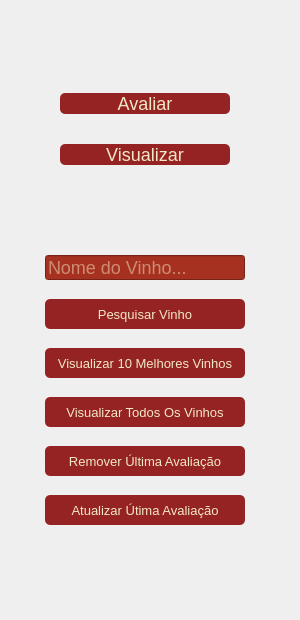
    <widget class="QWidget" name="page_visualizar">
     <widget class="QWidget" name="layoutWidget_2">
      <property name="geometry">
       <rect>
        <x>0</x>
        <y>0</y>
        <width>291</width>
        <height>611</height>
       </rect>
      </property>
      <layout class="QGridLayout" name="gridLayout" rowstretch="3,7">
       <item row="0" column="0">
        <layout class="QVBoxLayout" name="menu_btn">
         <property name="spacing">
          <number>30</number>
         </property>
         <property name="leftMargin">
          <number>30</number>
         </property>
         <property name="topMargin">
          <number>9</number>
         </property>
         <property name="rightMargin">
          <number>30</number>
         </property>
         <item>
          <widget class="QPushButton" name="avaliar_btn_visualizar">
           <property name="font">
            <font>
             <pointsize>-1</pointsize>
            </font>
           </property>
           <property name="styleSheet">
            <string notr="true">QPushButton{
margin-botton: 15px;
border-radius:5px;
color: #F2E8C6;
background-color: #952323;
font-size: 18px
}</string>
           </property>
           <property name="text">
            <string>Avaliar</string>
           </property>
          </widget>
         </item>
         <item>
          <widget class="QPushButton" name="visualizar_btn_visualizar">
           <property name="palette">
            <palette>
             <active>
              <colorrole role="WindowText">
               <brush brushstyle="SolidPattern">
                <color alpha="255">
                 <red>242</red>
                 <green>232</green>
                 <blue>198</blue>
                </color>
               </brush>
              </colorrole>
              <colorrole role="Button">
               <brush brushstyle="SolidPattern">
                <color alpha="255">
                 <red>149</red>
                 <green>35</green>
                 <blue>35</blue>
                </color>
               </brush>
              </colorrole>
              <colorrole role="Text">
               <brush brushstyle="SolidPattern">
                <color alpha="255">
                 <red>242</red>
                 <green>232</green>
                 <blue>198</blue>
                </color>
               </brush>
              </colorrole>
              <colorrole role="ButtonText">
               <brush brushstyle="SolidPattern">
                <color alpha="255">
                 <red>242</red>
                 <green>232</green>
                 <blue>198</blue>
                </color>
               </brush>
              </colorrole>
              <colorrole role="Base">
               <brush brushstyle="SolidPattern">
                <color alpha="255">
                 <red>149</red>
                 <green>35</green>
                 <blue>35</blue>
                </color>
               </brush>
              </colorrole>
              <colorrole role="Window">
               <brush brushstyle="SolidPattern">
                <color alpha="255">
                 <red>149</red>
                 <green>35</green>
                 <blue>35</blue>
                </color>
               </brush>
              </colorrole>
             </active>
             <inactive>
              <colorrole role="WindowText">
               <brush brushstyle="SolidPattern">
                <color alpha="255">
                 <red>242</red>
                 <green>232</green>
                 <blue>198</blue>
                </color>
               </brush>
              </colorrole>
              <colorrole role="Button">
               <brush brushstyle="SolidPattern">
                <color alpha="255">
                 <red>149</red>
                 <green>35</green>
                 <blue>35</blue>
                </color>
               </brush>
              </colorrole>
              <colorrole role="Text">
               <brush brushstyle="SolidPattern">
                <color alpha="255">
                 <red>242</red>
                 <green>232</green>
                 <blue>198</blue>
                </color>
               </brush>
              </colorrole>
              <colorrole role="ButtonText">
               <brush brushstyle="SolidPattern">
                <color alpha="255">
                 <red>242</red>
                 <green>232</green>
                 <blue>198</blue>
                </color>
               </brush>
              </colorrole>
              <colorrole role="Base">
               <brush brushstyle="SolidPattern">
                <color alpha="255">
                 <red>149</red>
                 <green>35</green>
                 <blue>35</blue>
                </color>
               </brush>
              </colorrole>
              <colorrole role="Window">
               <brush brushstyle="SolidPattern">
                <color alpha="255">
                 <red>149</red>
                 <green>35</green>
                 <blue>35</blue>
                </color>
               </brush>
              </colorrole>
             </inactive>
             <disabled>
              <colorrole role="WindowText">
               <brush brushstyle="SolidPattern">
                <color alpha="255">
                 <red>242</red>
                 <green>232</green>
                 <blue>198</blue>
                </color>
               </brush>
              </colorrole>
              <colorrole role="Button">
               <brush brushstyle="SolidPattern">
                <color alpha="255">
                 <red>149</red>
                 <green>35</green>
                 <blue>35</blue>
                </color>
               </brush>
              </colorrole>
              <colorrole role="Text">
               <brush brushstyle="SolidPattern">
                <color alpha="255">
                 <red>242</red>
                 <green>232</green>
                 <blue>198</blue>
                </color>
               </brush>
              </colorrole>
              <colorrole role="ButtonText">
               <brush brushstyle="SolidPattern">
                <color alpha="255">
                 <red>242</red>
                 <green>232</green>
                 <blue>198</blue>
                </color>
               </brush>
              </colorrole>
              <colorrole role="Base">
               <brush brushstyle="SolidPattern">
                <color alpha="255">
                 <red>149</red>
                 <green>35</green>
                 <blue>35</blue>
                </color>
               </brush>
              </colorrole>
              <colorrole role="Window">
               <brush brushstyle="SolidPattern">
                <color alpha="255">
                 <red>149</red>
                 <green>35</green>
                 <blue>35</blue>
                </color>
               </brush>
              </colorrole>
             </disabled>
            </palette>
           </property>
           <property name="font">
            <font>
             <pointsize>-1</pointsize>
            </font>
           </property>
           <property name="styleSheet">
            <string notr="true">QPushButton{
margin-botton: 15px;
border-radius:5px;
color: #F2E8C6;
background-color: #952323;
font-size: 18px
}</string>
           </property>
           <property name="text">
            <string>Visualizar</string>
           </property>
          </widget>
         </item>
        </layout>
       </item>
       <item row="1" column="0">
        <layout class="QGridLayout" name="gridLayout_4" rowstretch="0,0,0,0,0,0,0,0" columnstretch="9" columnminimumwidth="9">
         <property name="sizeConstraint">
          <enum>QLayout::SetDefaultConstraint</enum>
         </property>
         <property name="leftMargin">
          <number>15</number>
         </property>
         <property name="rightMargin">
          <number>15</number>
         </property>
         <property name="verticalSpacing">
          <number>19</number>
         </property>
         <item row="0" column="0">
          <widget class="QLineEdit" name="input_nome">
           <property name="maximumSize">
            <size>
             <width>200</width>
             <height>25</height>
            </size>
           </property>
           <property name="styleSheet">
            <string notr="true">QLineEdit{
margin-botton: 15px;
color: #F2E8C6;
background-color: #A73121;
font-size: 18px
}</string>
           </property>
           <property name="placeholderText">
            <string>Nome do Vinho...</string>
           </property>
          </widget>
         </item>
         <item row="5" column="0">
          <widget class="QPushButton" name="todos_vinhos_btn">
           <property name="maximumSize">
            <size>
             <width>200</width>
             <height>30</height>
            </size>
           </property>
           <property name="font">
            <font>
             <pointsize>10</pointsize>
            </font>
           </property>
           <property name="styleSheet">
            <string notr="true">QPushButton{
margin-botton: 15px;
border-radius:5px;
color: #F2E8C6;
background-color: #952323
}</string>
           </property>
           <property name="text">
            <string>Visualizar Todos Os Vinhos</string>
           </property>
          </widget>
         </item>
         <item row="6" column="0">
          <widget class="QPushButton" name="remover_btn">
           <property name="maximumSize">
            <size>
             <width>200</width>
             <height>30</height>
            </size>
           </property>
           <property name="font">
            <font>
             <pointsize>10</pointsize>
            </font>
           </property>
           <property name="styleSheet">
            <string notr="true">QPushButton{
margin-botton: 15px;
border-radius:5px;
color: #F2E8C6;
background-color: #952323
}</string>
           </property>
           <property name="text">
            <string>Remover Última Avaliação</string>
           </property>
          </widget>
         </item>
         <item row="7" column="0">
          <widget class="QPushButton" name="update_btn">
           <property name="maximumSize">
            <size>
             <width>200</width>
             <height>30</height>
            </size>
           </property>
           <property name="font">
            <font>
             <pointsize>10</pointsize>
            </font>
           </property>
           <property name="styleSheet">
            <string notr="true">QPushButton{
margin-botton: 15px;
border-radius:5px;
color: #F2E8C6;
background-color: #952323
}</string>
           </property>
           <property name="text">
            <string>Atualizar Útima Avaliação</string>
           </property>
          </widget>
         </item>
         <item row="4" column="0">
          <widget class="QPushButton" name="top10_btn">
           <property name="maximumSize">
            <size>
             <width>200</width>
             <height>30</height>
            </size>
           </property>
           <property name="font">
            <font>
             <pointsize>10</pointsize>
            </font>
           </property>
           <property name="styleSheet">
            <string notr="true">QPushButton{
margin-botton: 15px;
border-radius:5px;
color: #F2E8C6;
background-color: #952323
}</string>
           </property>
           <property name="text">
            <string>Visualizar 10 Melhores Vinhos</string>
           </property>
          </widget>
         </item>
         <item row="1" column="0">
          <widget class="QPushButton" name="pesquisar_vinho_btn">
           <property name="sizePolicy">
            <sizepolicy hsizetype="Expanding" vsizetype="Fixed">
             <horstretch>0</horstretch>
             <verstretch>0</verstretch>
            </sizepolicy>
           </property>
           <property name="maximumSize">
            <size>
             <width>200</width>
             <height>30</height>
            </size>
           </property>
           <property name="font">
            <font>
             <pointsize>10</pointsize>
            </font>
           </property>
           <property name="contextMenuPolicy">
            <enum>Qt::ActionsContextMenu</enum>
           </property>
           <property name="layoutDirection">
            <enum>Qt::LeftToRight</enum>
           </property>
           <property name="styleSheet">
            <string notr="true">QPushButton{
margin-botton: 15px;
border-radius:5px;
color: #F2E8C6;
background-color: #952323
}</string>
           </property>
           <property name="inputMethodHints">
            <set>Qt::ImhNone</set>
           </property>
           <property name="text">
            <string>Pesquisar Vinho</string>
           </property>
          </widget>
         </item>
        </layout>
       </item>
      </layout>
     </widget>
    </widget>
